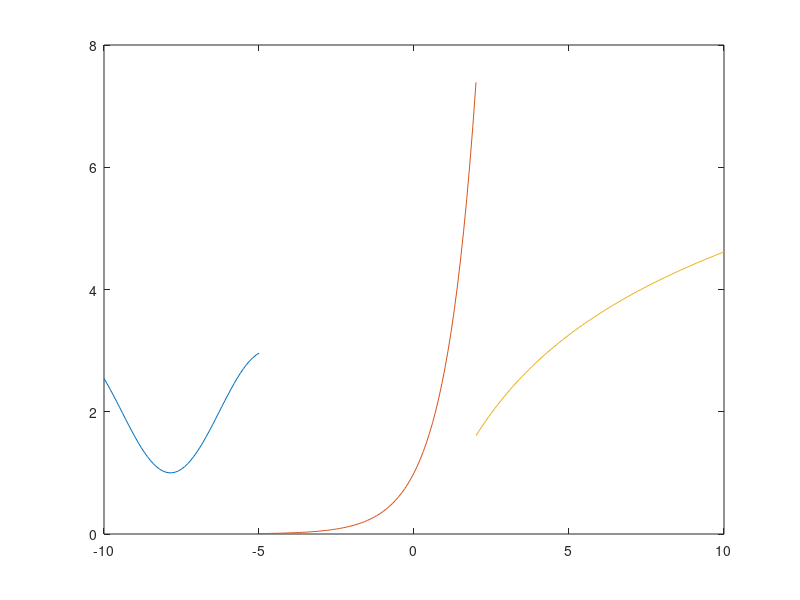

This chart was generated by the following MATLAB code:
x1=[-10:0.1:-5];
f1=2+(sin(x1));
plot(x1,f1)
hold on

x2=[-5:0.1:2];
f2=exp(x2);
plot(x2,f2)
hold on

x3=[2:0.1:10];
f3=log((x3.^2)+1);
plot(x3,f3)